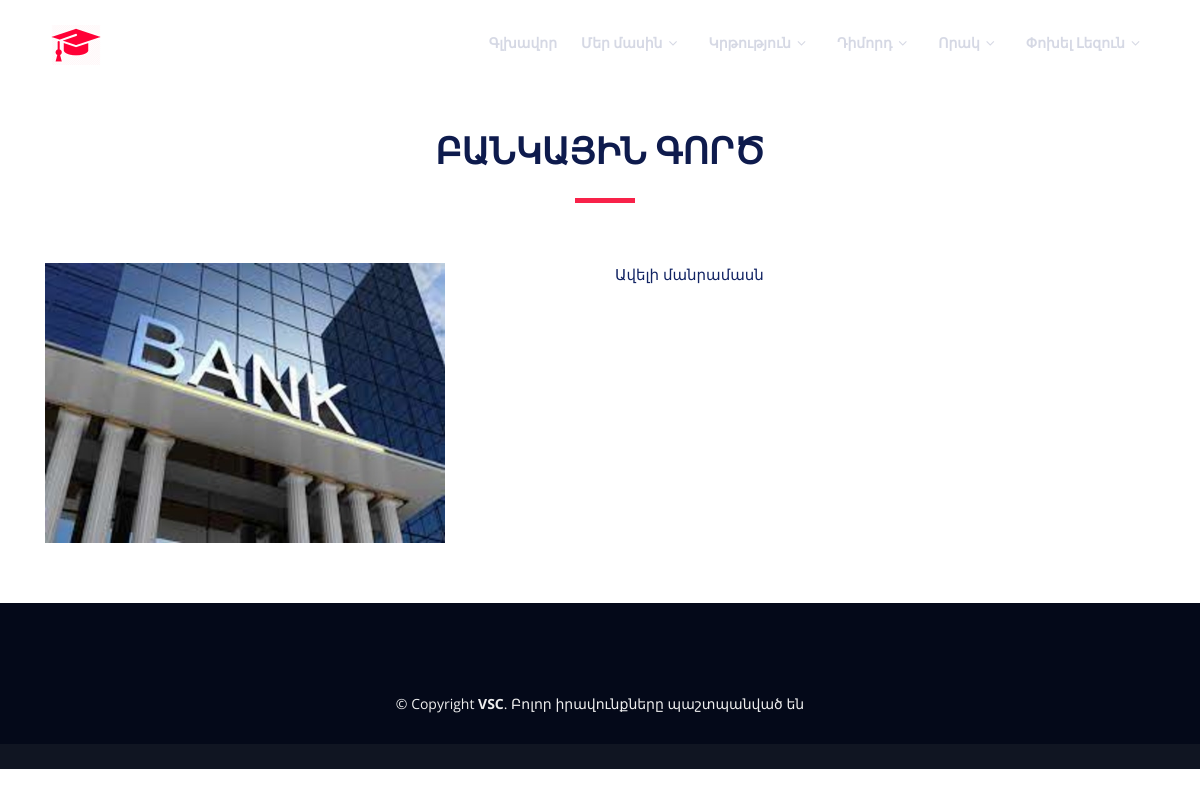
The page /professions/1/ on the database its author committed.
### main/models.py (models this page shows, shortened)
class Professions(models.Model):
    name=models.CharField('Մասնագիտության անվանում',max_length=100)
    img=models.ImageField('Նկար',upload_to='Professions imagers')
    class Meta:
        verbose_name='Մասնագիտություններ'
        verbose_name_plural='Մասնագիտություններ'

class ProfDetail(models.Model):
    name=models.ForeignKey(Professions,on_delete=models.CASCADE,related_name='profdetail')
    info=models.TextField('Բաժնի մասին տեղեկություններ')
    class Meta:
        verbose_name='մանրամասն տեղեկություններ'
        verbose_name_plural='մանրամասն տեղեկություններ'

### main/views.py (the view)
# urls.py: path('professions/<int:id>/',ProfDetail.as_view(),name='detail_hy'),
class ProfDetail(DetailView):
    template_name='detail.html'
    def get(self,request,id):
        professions=Professions.objects.all()
        subprofessions=Professions.objects.filter(pk=id)
        for i in subprofessions:
            k=str(i.name)
        context={
            'link':k,
            'professions':professions,
            'subprofessions':subprofessions,
                }
        return render(request,self.template_name,context)

### main/templates/detail.html
{% extends 'base.html' %}
  {% block content %}
  {% for i in subprofessions %}
  <main id="main" class="main-page">
    <section id="speakers-details" class="wow fadeIn">
      <div class="container">
        <div class="section-header">
          <h2>{{ i.name }}</h2>
        </div>
        <div class="row">
          <div class="col-md-6">
            <img src="{{ i.img.url }}" alt="Speaker 1" class="img-fluid">
          </div>
          <div class="col-md-6">
            <div class="details">
              {% for j in i.profdetail.all %}
              <p>{{ j.info }}</p>
              {% endfor %}
            </div>
          </div>
        </div>
      </div>
    </section>
  </main>
  {% endfor %}
{% endblock %}

### main/static/css/style.css (style rules this page uses)
body { background: #fff; color: #f704e2; font-family: "Open Sans", sans-serif; }
p { padding: 0; margin: 0 0 30px 0; }
h1, h2, h3, h4, h5, h6 { font-family: "Raleway", sans-serif; font-weight: 400; margin: 0 0 20px 0; padding: 0; color: #0e1b4d; }
.main-page { margin-top: 70px; }
.wow { visibility: hidden; }
.section-header { margin-bottom: 60px; position: relative; padding-bottom: 20px; }
.section-header::before { content: ''; position: absolute; display: block; width: 60px; height: 5px; background: #f82249; bottom: 0; left: calc(50% - 25px); }
.section-header h2 { font-size: 36px; text-transform: uppercase; text-align: center; font-weight: 700; margin-bottom: 10px; }
#speakers-details { padding: 60px 0; }
#speakers-details .details p { color: #112363; font-size: 15px; margin-bottom: 10px; }
.img-fluid { width: 400px; height: 280px; }

### rows shown on the page
Professions: name "ԲԱՆԿԱՅԻՆ ԳՈՐԾ", img (picture)
ProfDetail: info "Ավելի մանրամասն"
